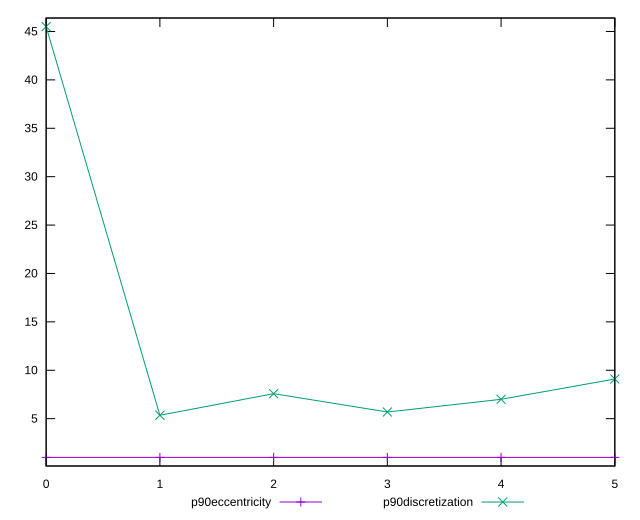

Reproduce this figure in gnuplot.
reset

$p90Eccentricity <<EOF
0 0.9999999999999961
1 1.000000000000001
2 0.9999999999999993
3 1.0000000000000013
4 0.9999999999999999
5 0.9999999999999964
EOF

$p90Discretization <<EOF
0 45.5
1 5.352941176470588
2 7.583333333333333
3 5.6875
4 7
5 9.1
EOF

set key outside below
set xrange [0:5]
set yrange [0.10999999999999599:46.39]
set trange [0.10999999999999599:46.39]
set terminal svg size 640, 520 enhanced background rgb 'white'
set output "reprap/uses-optimized-images/progression/eccentricity.svg"

plot $p90Eccentricity title "p90eccentricity" with linespoints, \
     $p90Discretization title "p90discretization" with linespoints

reset
